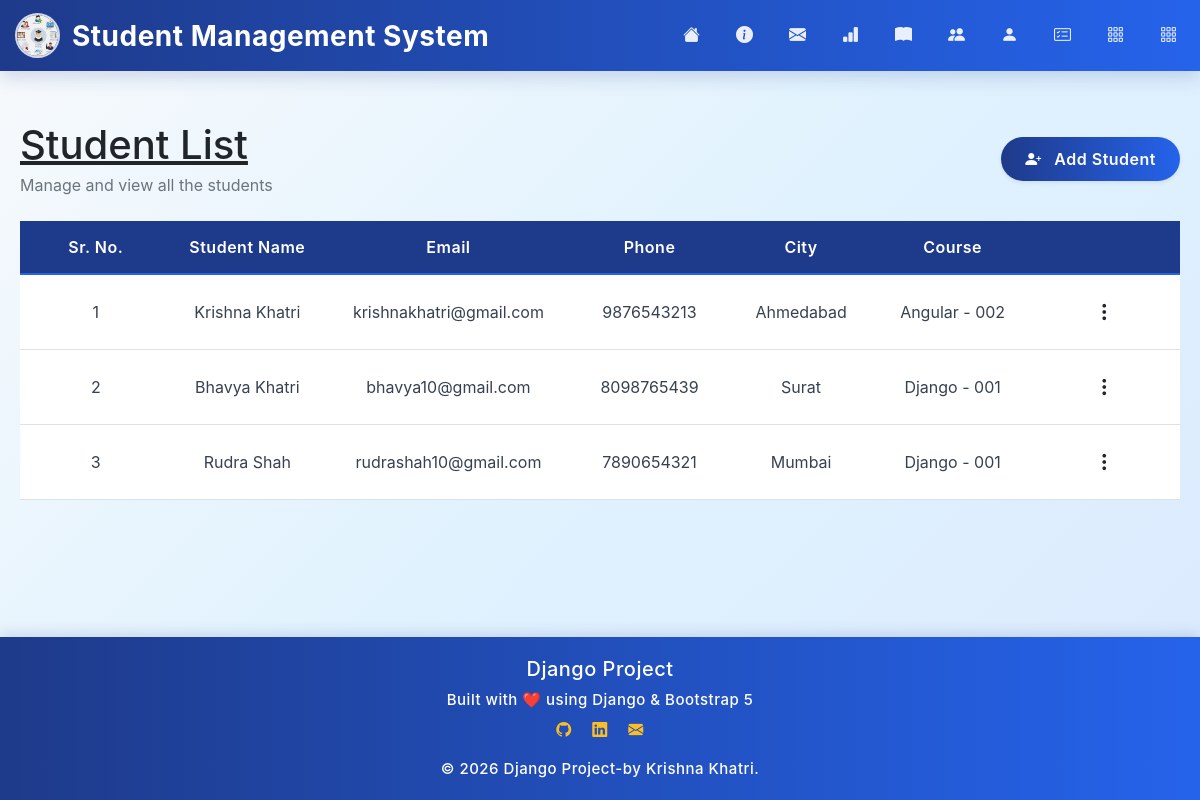
Page /list on the committed database.
### student/models.py (models this page shows, shortened)
class Student(models.Model):
    name = models.CharField(max_length=100)
    course = models.ForeignKey(Course, on_delete=models.CASCADE,null=True,blank=True)
    email = models.EmailField()
    mobile = models.CharField(max_length=15)
    city = models.CharField(max_length=50)

class Course(models.Model):
    course_name = models.CharField(max_length=100)
    course_code = models.CharField(max_length=20,unique=True)
    start_date = models.DateField()
    end_date = models.DateField()
    faculty_name = models.CharField(max_length=100)
    is_active = models.BooleanField(default=True)
    def __str__(self):
        return f"{self.course_name} - {self.course_code}"

### student/views.py (the view)
# urls.py: path('list', views.list, name='list'),
def list(request):
    students = Student.objects.all()
    return render(request, 'Student_CRUD/list.html',{'students':students})

### student/Template/Student_CRUD/list.html (shortened to what this page needs)
{% extends "base.html" %}
{% block content %}
<div class="d-flex justify-content-between align-items-center mb-2">
    <div>
        <h1 class="text-dark text-decoration-underline mb-1">
            Student List
        </h1>
        <p class="text-secondary mb-0">
            Manage and view all the students
        </p>
    </div>
    <a href="{% url 'add' %}" class="btn btn-primary rounded-pill px-4 shadow-sm">
        <i class="bi bi-person-plus-fill me-2"></i>
        Add Student
    </a>
</div>
<div class="table-responsive mb-5 mt-4">
    <table class="table align-middle text-center">
        <thead class="table-primary">
            <tr>
                <th>Sr. No.</th>
                <th>Student Name</th>
                <th>Email</th>
                <th>Phone</th>
                <th>City</th>
                <th>Course</th>
                <th width="70"></th>
            </tr>
        </thead>
        <tbody>
            {% for student in students %}
            <tr>
                <td>{{ student.id }}</td>
                <td>{{ student.name }}</td>
                <td>{{ student.email }}</td>
                <td>{{ student.mobile }}</td>
                <td>{{ student.city }}</td>
                <td>{{ student.course }}</td>
                <td>
                    <div class="dropdown">
                        <button class="btn btn-sm border-0 shadow-none" type="button" data-bs-toggle="dropdown"
                            aria-expanded="false">
                            <i class="bi bi-three-dots-vertical fs-5"></i>
                        </button>
                    </div>
                </td>
            </tr>
            {% endfor %}
        </tbody>
    </table>
</div>
{% endblock %}

### student/Template/base.html (shortened to what this page needs)
<!doctype html>
<html lang="en">
<head>
  <link href="https://googleapis.com" rel="stylesheet">
  <link rel="stylesheet" href="https://cdn.jsdelivr.net/npm/bootstrap-icons@1.13.1/font/bootstrap-icons.min.css">
  <link href="https://cdn.jsdelivr.net/npm/bootstrap@5.3.3/dist/css/bootstrap.min.css" rel="stylesheet" />
  {% load static %}
  <link href="{% static 'css/style.css' %}" rel="stylesheet" />
  <link rel="stylesheet" href="https://cdn.jsdelivr.net/npm/bootstrap-icons@1.11.3/font/bootstrap-icons.min.css" />
</head>
<body>
  <nav class="navbar navbar-expand-lg navbar-dark sticky-top">
    <div class="container">
      <a class="navbar-brand d-flex align-items-center" href="/">
        <img src="{% static 'images/image.png' %}" alt="Logo" />
        Student Management System
      </a>
      <div class="collapse navbar-collapse justify-content-end" id="navbarNav">
        <ul class="navbar-nav">
          <a class="nav-link" href="/" data-bs-toggle="tooltip" data-bs-placement="bottom"
            data-bs-custom-class="custom-tooltip" data-bs-title="Home">
            <i class="bi bi-house-fill"></i>
          </a>
          <li class="nav-item">
            <a class="nav-link bi bi-info-circle-fill" href="{% url 'about' %}" data-bs-toggle="tooltip"
              data-bs-placement="bottom" data-bs-custom-class="custom-tooltip" data-bs-title="About">
            </a>
          </li>
          <li class="nav-item">
            <a class="nav-link bi bi-envelope-fill" href="{% url 'contact' %}" data-bs-toggle="tooltip"
              data-bs-placement="bottom" data-bs-custom-class="custom-tooltip" data-bs-title="Contact">
            </a>
          </li>
          <li class="nav-item">
            <a class="nav-link bi bi-bar-chart-fill" href="{% url 'result' %}" data-bs-toggle="tooltip"
              data-bs-placement="bottom" data-bs-custom-class="custom-tooltip" data-bs-title="Results">
            </a>
          </li>
          <li class="nav-item">
            <a class="nav-link bi bi-book-fill" href="{% url 'course' %}" data-bs-toggle="tooltip"
              data-bs-placement="bottom" data-bs-custom-class="custom-tooltip" data-bs-title="Courses">
            </a>
          </li>
          <li class="nav-item">
            <a class="nav-link bi bi-people-fill" href="{% url 'employee' %}" data-bs-toggle="tooltip"
              data-bs-placement="bottom" data-bs-custom-class="custom-tooltip" data-bs-title="Employees">
            </a>
          </li>
          <li class="nav-item">
            <a class="nav-link bi bi-person-fill" href="{% url 'student' %}" data-bs-toggle="tooltip"
              data-bs-placement="bottom" data-bs-custom-class="custom-tooltip" data-bs-title="Students">
            </a>
          </li>
          <li class="nav-item">
            <a class="nav-link bi bi-card-checklist" href="{% url 'list' %}" data-bs-toggle="tooltip"
              data-bs-placement="bottom" data-bs-custom-class="custom-tooltip" data-bs-title="Student List">
            </a>
          </li>
          <li class="nav-item">
            <a class="nav-link bi bi-grid-3x3-gap" href="{% url 'course_list' %}" data-bs-toggle="tooltip"
              data-bs-placement="bottom" data-bs-custom-class="custom-tooltip" data-bs-title="Course List">
            </a>
          </li>
          <li class="nav-item">
            <a class="nav-link bi bi-grid-3x3-gap" href="{% url 'dept_details' %}" data-bs-toggle="tooltip"
              data-bs-placement="bottom" data-bs-custom-class="custom-tooltip" data-bs-title="Department List">
            </a>
          </li>
        </ul>
      </div>
    </div>
  </nav>
  <div class="main-container">{% block content %} {% endblock %}</div>
  <footer>
    <h5>Django Project</h5>
    <p class="mb-2">Built with ❤️ using Django & Bootstrap 5</p>
    <div>
      <i class="bi bi-github"></i>
      <i class="bi bi-linkedin"></i>
      <i class="bi bi-envelope-fill"></i>
    </div>
    <p class="mt-3 mb-0">© 2026 Django Project-by Krishna Khatri.</p>
  </footer>
</body>
</html>

### student/Static/css/style.css (style rules this page uses)
* { margin: 0; padding: 0; box-sizing: border-box; }
html { scroll-behavior: smooth; }
body { font-family: "Inter", sans-serif; background: linear-gradient(135deg, #F8FAFC 0%, #E0F2FE 50%, #DBEAFE 100%); color: #1F2937; min-height: 100vh; display: flex; flex-direction: column; }
.navbar { background: linear-gradient(90deg, #1E3A8A, #2563EB) !important; backdrop-filter: blur(12px); box-shadow: 0 6px 18px rgba(30, 58, 138, 0.18); }
.navbar-brand { color: #ffffff !important; font-size: 28px; font-weight: 700; letter-spacing: 0.5px; }
.navbar-brand img { width: 45px; height: 45px; border-radius: 50%; margin-right: 12px; border: 2px solid rgba(255, 255, 255, 0.8); object-fit: cover; }
.nav-link { color: rgba(255, 255, 255, 0.9) !important; font-size: 17px; font-weight: 500; margin-left: 20px; position: relative; transition: all 0.3s ease; }
.nav-link::after { content: ""; position: absolute; left: 0; bottom: -5px; width: 0; height: 3px; background: #FBBF24; border-radius: 5px; transition: width 0.3s ease; }
.main-container { flex: 1; width: 100%; padding: 50px 20px; background: transparent; }
.btn-primary { border: none; border-radius: 10px; background: linear-gradient(90deg, #1E3A8A, #2563EB); color: #ffffff; padding: 12px 28px; font-weight: 600; letter-spacing: 0.4px; transition: all 0.3s ease; }
footer { background: linear-gradient(90deg, #1E3A8A, #2563EB); color: #ffffff; text-align: center; padding: 20px; margin-top: auto; font-size: 15px; font-weight: 500; letter-spacing: 0.5px; box-shadow: 0 -4px 12px rgba(30, 58, 138, 0.15); }
footer i { margin: 0 8px; color: #FBBF24; transition: all 0.3s ease; }
.container { max-width: 1200px; padding: 0 15px; }
.table th { width: 130px; background: #1E3A8A; color: #ffffff; font-weight: 600; text-align: center; vertical-align: middle; border-bottom: 2px solid #2563EB; padding: 14px; letter-spacing: 0.5px; }
.table td { vertical-align: middle; text-align: center; padding: 12px; color: #374151; }
.btn-primary { border-radius: 10px; padding: 12px 30px; font-weight: 600; letter-spacing: 0.5px; }
.btn { border-radius: 10px; padding: 10px 22px; font-weight: 600; transition: all 0.3s ease; }

### rows in the picture
Student: id "1", name "Krishna Khatri", email "krishnakhatri@gmail.com", mobile "9876543213", city "Ahmedabad", course "Angular - 002"
Student: id "2", name "Bhavya Khatri", email "bhavya10@gmail.com", mobile "8098765439", city "Surat", course "Django - 001"
Student: id "3", name "Rudra Shah", email "rudrashah10@gmail.com", mobile "7890654321", city "Mumbai", course "Django - 001"
